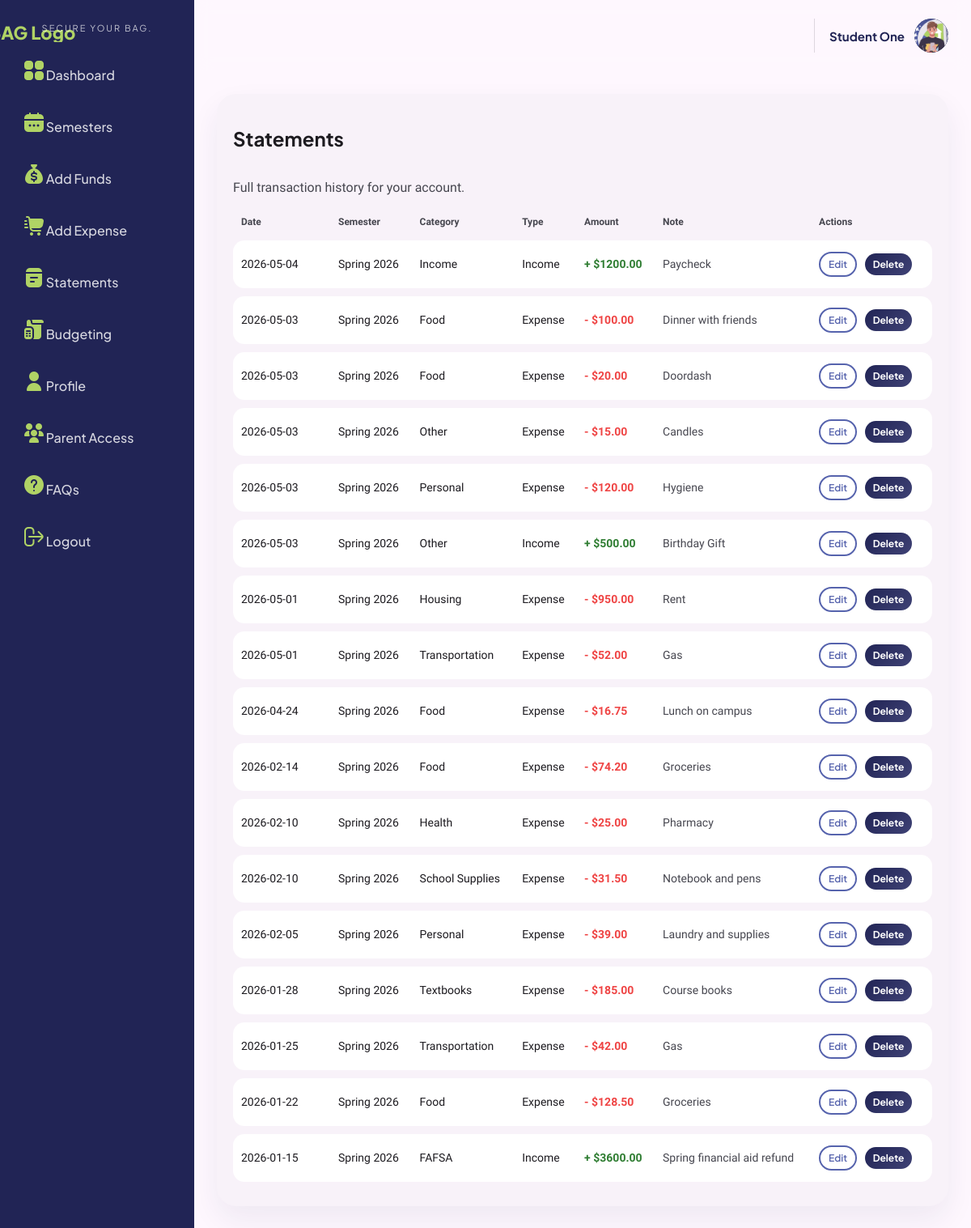
/statements/ (signed in), run on the app's committed database.
### tables this page shows
CREATE TABLE profiles (
  user_id INTEGER PRIMARY KEY,
  display_name TEXT,
  state TEXT,
  school TEXT,
  student_status TEXT,
  major_program TEXT, 
  profile_image TEXT,
  default_semester_weeks INTEGER NOT NULL DEFAULT 16,
  FOREIGN KEY (user_id) REFERENCES users(id) ON DELETE CASCADE
);

CREATE TABLE transactions (
  id INTEGER PRIMARY KEY AUTOINCREMENT,
  user_id INTEGER NOT NULL,
  semester_id INTEGER NOT NULL,
  type TEXT NOT NULL CHECK (type IN ('income','expense')),
  amount_cents INTEGER NOT NULL CHECK (amount_cents >= 0),
  date TEXT NOT NULL,
  category_id INTEGER,
  note TEXT,
  created_at TEXT NOT NULL DEFAULT (datetime('now')),
  FOREIGN KEY (user_id) REFERENCES users(id) ON DELETE CASCADE,
  FOREIGN KEY (semester_id) REFERENCES semesters(id) ON DELETE CASCADE,
  FOREIGN KEY (category_id) REFERENCES categories(id) ON DELETE SET NULL
);

### app/routes/statements.py (the view)
@bp.route("/")
def statements():
    if "user_id" not in session:
        return redirect(url_for("auth.login"))
    db = get_db()
    user_id = session["user_id"]
    transactions = db.execute(
        """
        SELECT
            t.id,
            t.date,
            t.note,
            t.amount_cents,
            'expense' AS entry_type,
            c.name AS category_name,
            s.name AS semester_name
        FROM transactions t
        LEFT JOIN categories c ON t.category_id = c.id
        LEFT JOIN semesters s ON t.semester_id = s.id
        WHERE t.user_id = ?

        UNION ALL

        SELECT
            a.id,
            a.disbursement_date AS date,
            a.label AS note,
            a.amount_cents,
            'income' AS entry_type,
            a.source_type AS category_name,
            s.name AS semester_name
        FROM aid_awards a
        LEFT JOIN semesters s ON a.semester_id = s.id
        WHERE s.user_id = ?

        ORDER BY date DESC
        """,
        (user_id, user_id),
    ).fetchall()
    return render_template("statements.html", transactions=transactions)

### app/db.py (called while the page is built)
def _db_path():
    if getattr(sys, "frozen", False):
        base_dir = os.path.dirname(sys.executable)
        instance = os.path.join(base_dir, "instance")
    else:
        instance = current_app.instance_path
    os.makedirs(instance, exist_ok=True)
    return os.path.join(instance, current_app.config["DATABASE"])

def get_db():
    if "db" not in g:
        g.db = sqlite3.connect(_db_path(), detect_types=sqlite3.PARSE_DECLTYPES)
        g.db.row_factory = sqlite3.Row
        g.db.execute("PRAGMA foreign_keys = ON;")
    return g.db

### app/templates/statements.html
{% extends "base.html" %}
{% block extra_css %}
<link rel="stylesheet" href="{{ url_for('static', filename='css/dashboardstyle.css') }}">
{% endblock %}
{% block content %}
<div class="card">
  <div class="row">
    <h2>Statements</h2>
  </div>
  <p class="muted">
    Full transaction history for your account.
  </p>
  {% if transactions|length == 0 %}
    <p class="muted">No transactions yet.</p>
  {% else %}
    <table class="table">
      <thead>
        <tr>
          <th>Date</th>
          <th>Semester</th>
          <th>Category</th>
          <th>Type</th>
          <th>Amount</th>
          <th>Note</th>
          <th>Actions</th>
        </tr>
      </thead>
      <tbody>
        {% for t in transactions %}
          <tr>
            <td>{{ t.date }}</td>
            <td>{{ t.semester_name or "—" }}</td>
            <td>{{ t.category_name or "—" }}</td>
            <td>
                {{ t.entry_type|capitalize }}
            </td>
            <td class="{% if t.entry_type == 'income' %}amount-positive{% else %}amount-negative{% endif %}">
                 {% if t.entry_type == 'income' %}+{% else %}-{% endif %}
                ${{ "%.2f"|format(t.amount_cents / 100) }}
            </td>
            <td class="muted">{{ t.note or "—" }}</td>
            <td>
  {% if t.entry_type == 'expense' %}
    <a class="btn secondary small" href="{{ url_for('transactions.transaction_edit', transaction_id=t.id) }}">Edit</a>
    <form method="post"
          action="{{ url_for('transactions.transaction_delete', transaction_id=t.id) }}"
          style="display:inline;"
          onsubmit="return confirm('Are you sure you want to delete this expense? This cannot be undone.');">
      <button class="btn danger small" type="submit">Delete</button>
    </form>
  {% else %}
    <a class="btn secondary small" href="{{ url_for('aid.aid_edit', aid_id=t.id) }}">Edit</a>
    <form method="post"
          action="{{ url_for('aid.aid_delete', aid_id=t.id) }}"
          style="display:inline;"
          onsubmit="return confirm('Are you sure you want to delete this funding entry? This cannot be undone.');">
      <button class="btn danger small" type="submit">Delete</button>
    </form>
  {% endif %}
</td>
          </tr>
        {% endfor %}
      </tbody>
    </table>
  {% endif %}
</div>
{% endblock %}

### app/templates/base.html (shortened to what this page needs)
<!doctype html>
<html lang="en">
<head>
  <link rel="stylesheet" href="{{ url_for('static', filename='css/style.css') }}">
  {% block extra_css %}{% endblock %}
</head>
<body>
  <div class="app-shell">
    {% if session.get('user_id') %}
    <aside class="sidebar">
      <div class="sidebar-brand">
        <a href="{{ url_for('home.welcome') }}" class="logo">
          <img src="{{ url_for('static', filename='images/logos/BagLogoNewCorner.png') }}" alt="BAG Logo" class="sidebar-logo">
        </a>
        <div class="sidebar-tagline">SECURE YOUR BAG.</div>
      </div>
      <nav class="sidebar-nav">
  {% if session.get('user_role') == 'student' %}
    <a href="{{ url_for('dashboard.dashboard') }}" class="nav-link">
      <img src="{{ url_for('static', filename='images/icons/dashboardicon.png') }}" class="nav-icon">
      <span>Dashboard</span>
    </a>
    <a href="{{ url_for('semesters.semesters') }}" class="nav-link">
      <img src="{{ url_for('static', filename='images/icons/calendaricon.png') }}" class="nav-icon">
      <span>Semesters</span>
    </a>
    <a href="{{ url_for('aid.aid_new') }}" class="nav-link">
      <img src="{{ url_for('static', filename='images/icons/fundsicon.png') }}" class="nav-icon">
      <span>Add Funds</span>
    </a>
    <a href="{{ url_for('transactions.transaction_new') }}" class="nav-link">
      <img src="{{ url_for('static', filename='images/icons/expenseicon.png') }}" class="nav-icon">
      <span>Add Expense</span>
    </a>
    <a href="{{ url_for('statements.statements') }}" class="nav-link">
      <img src="{{ url_for('static', filename='images/icons/statementsicon.png') }}" class="nav-icon">
      <span>Statements</span>
    </a>
    <a href="{{ url_for('categories.categories') }}" class="nav-link">
      <img src="{{ url_for('static', filename='images/icons/budgetingicon.png') }}" class="nav-icon">
      <span>Budgeting</span>
    </a>
    <a href="{{ url_for('profile.profile') }}" class="nav-link">
      <img src="{{ url_for('static', filename='images/icons/profileicon.png') }}" class="nav-icon">
      <span>Profile</span>
    </a>
    <a href="{{ url_for('parent_access.parent_access') }}" class="nav-link">
      <img src="{{ url_for('static', filename='images/icons/parentaccessicon.png') }}" class="nav-icon">
      <span>Parent Access</span>
    </a>
    <a href="{{ url_for('faqs.faqs') }}" class="nav-link">
      <img src="{{ url_for('static', filename='images/icons/supporticon.png') }}" class="nav-icon">
      <span>FAQs</span>
    </a>
  {% endif %}
  <a href="{{ url_for('auth.logout') }}" class="nav-link">
    <img src="{{ url_for('static', filename='images/icons/logouticon.png') }}" class="nav-icon">
    <span>Logout</span>
  </a>
</nav>
    </aside>
    {% endif %}
    <div class="app-main">
      <header class="topbar">
        {% if session.get('user_id') %}
        <div class="topbar-right">
  <div class="topbar-user">
    <div class="topbar-user-text">
      <div class="topbar-user-name">
        {% if session.get('user_role') == 'parent' %}
          Parent Portal
        {% else %}
          {{ nav_display_name }}
        {% endif %}
      </div>
    </div>
    {% if session.get('user_role') == 'parent' %}
      <div class="topbar-avatar topbar-avatar-image">
        <img src="{{ url_for('static', filename='images/logos/baglogo.png') }}" alt="BAG Logo">
      </div>
    {% elif nav_profile_image %}
      <div class="topbar-avatar topbar-avatar-image">
        <img src="{{ nav_profile_image }}" alt="Profile photo">
      </div>
    {% else %}
      <div class="topbar-avatar">{{ nav_avatar_letter }}</div>
    {% endif %}
  </div>
</div>
{% endif %}
</header>
      <main class="page-content">
        {% block content %}{% endblock %}
      </main>
    </div>
  </div>
</body>
</html>

### app/static/css/style.css (style rules this page uses)
:root { --bg:#fef7fe; --surface:#f8f2f9; --surface-2:#f2ecf3; --surface-3:#e6e1e8; --primary:#212455; --primary-2:#3f4275; --accent:#5663AD; --green:#B0D365; --green-dark:#516e03; --text:#1d1b20; --muted:#46464f; --line:#ddd7df; --danger:#ba1a1a; --radius-sm:12px; --radius-md:16px; --radius-lg:24px; --radius-xl:32px; --pill:999px; --shadow-soft:0 16px 36px rgba(33,36,85,.07); }
* { box-sizing:border-box }
html,body { margin:0; padding:0; background:var(--bg); color:var(--text); font-family:"Work Sans", system-ui, sans-serif; }
body { min-height:100vh; }
h1,h2,h3,h4,h5,h6,.logo,.sidebar-brand,.kpi-value,.btn,.nav-link,.topbar-user-name { font-family:"Plus Jakarta Sans", system-ui, sans-serif; }
a { color:var(--accent); text-decoration:none; }
.app-shell { min-height:100vh; display:flex; }
.sidebar { width:240px; min-height:100vh; background:var(--primary); color:#fff; padding:28px 0; display:flex; flex-direction:column; position:sticky; top:0; }
.sidebar-brand { padding:0 30px 10px; margin-bottom:10px; display:flex; flex-direction:column; align-items:center; }
.logo { color:var(--green); font-size:22px; font-weight:800; line-height:1.1; }
.sidebar-tagline { margin-top:0; color:rgba(255,255,255,.72); font-size:11px; letter-spacing:.18em; text-align:center; }
.sidebar-nav { display:flex; flex-direction:column; gap:8px; padding-right:18px; }
.nav-link { color:rgba(255,255,255,.82); padding:14px 22px 14px 30px; border-radius:0 var(--pill) var(--pill) 0; font-size:16px; font-weight:500; transition:all .18s ease; }
.app-main { flex:1; min-width:0; display:flex; flex-direction:column; }
.sidebar-logo { width:300px; height:auto; display:block; margin:0 auto -60px; }
.logo { text-decoration:none; }
.topbar { height:88px; display:flex; align-items:center; justify-content:space-between; gap:20px; padding:18px 28px; background:rgba(254,247,254,.88); backdrop-filter:blur(10px); position:sticky; top:0; z-index:20; }
.topbar-right { display:flex; align-items:center; gap:18px; margin-left:auto; }
.topbar-user { display:flex; align-items:center; gap:12px; padding-left:18px; border-left:1px solid var(--line); }
.topbar-user-text { display:flex; flex-direction:column; justify-content:center; text-align:right; }
.topbar-user-name { font-weight:700; font-size:15px; color:var(--primary); line-height:1; }
.topbar-avatar { width:42px; height:42px; border-radius:50%; background:var(--primary); color:#fff; display:flex; align-items:center; justify-content:center; font-weight:700; }
.page-content { padding:28px; }
.row { display:flex; align-items:center; justify-content:space-between; gap:12px; flex-wrap:wrap; }
.card { background:var(--surface); border:none; border-radius:var(--radius-lg); padding:20px; box-shadow:var(--shadow-soft); margin-bottom:18px; }
.btn { display:inline-flex; align-items:center; justify-content:center; gap:8px; padding:12px 18px; border-radius:var(--pill); border:none; background:linear-gradient(135deg,var(--primary),var(--primary-2)); color:#fff; font-weight:700; cursor:pointer; box-shadow:none; transition:transform .15s ease, filter .15s ease; }
.btn.secondary { background: transparent; color: var(--accent); border: 2px solid var(--accent); font-weight: 600; padding: 10px 16px; border-radius: var(--pill); transition: all 0.2s ease; }
.muted { color:var(--muted); }
.table { width:100%; border-collapse:separate; border-spacing:0 10px; margin-top:10px; }
.table th { text-align:left; padding:0 10px 6px; color:var(--muted); font-size:12px; font-weight:700; }
.table td { background:#fff; padding:14px 10px; font-size:14px; border:none; }
.table tr td:first-child { border-radius:14px 0 0 14px; }
.table tr td:last-child { border-radius:0 14px 14px 0; }
.topbar-avatar-image { overflow: hidden; padding: 0; }
.topbar-avatar-image img { width: 100%; height: 100%; object-fit: cover; border-radius: 50%; display: block; }

### app/static/css/dashboardstyle.css (style rules this page uses)
.table td, .table th { vertical-align: middle; }
.table td:first-child { white-space: nowrap; width: 120px; }
.table td:last-child { white-space: nowrap; }
.table td form { display: inline; }
.table td .btn { margin-right: 6px; }
.btn.small { padding: 6px 10px; font-size: 12px; }
.table td { padding: 14px 10px; }
.amount-positive { color: #2f7d32; font-weight: 600; }
.amount-negative { color: #ef4444; font-weight: 600; }

### data on the page
profiles: display_name "Student One"
transactions: date "2026-05-03", semester_name "Spring 2026", category_name "Food", entry_type "Expense", t.amount_cents/100 "100.00", note "Dinner with friends"
transactions: date "2026-05-03", semester_name "Spring 2026", category_name "Food", entry_type "Expense", t.amount_cents/100 "20.00", note "Doordash"
transactions: date "2026-05-03", semester_name "Spring 2026", category_name "Other", entry_type "Expense", t.amount_cents/100 "15.00", note "Candles"
transactions: date "2026-05-03", semester_name "Spring 2026", category_name "Personal", entry_type "Expense", t.amount_cents/100 "120.00", note "Hygiene"
transactions: date "2026-05-01", semester_name "Spring 2026", category_name "Housing", entry_type "Expense", t.amount_cents/100 "950.00", note "Rent"
transactions: date "2026-05-01", semester_name "Spring 2026", category_name "Transportation", entry_type "Expense", t.amount_cents/100 "52.00", note "Gas"
transactions: date "2026-04-24", semester_name "Spring 2026", category_name "Food", entry_type "Expense", t.amount_cents/100 "16.75", note "Lunch on campus"
transactions: date "2026-02-14", semester_name "Spring 2026", category_name "Food", entry_type "Expense", t.amount_cents/100 "74.20", note "Groceries"
transactions: date "2026-02-10", semester_name "Spring 2026", category_name "Health", entry_type "Expense", t.amount_cents/100 "25.00", note "Pharmacy"
transactions: date "2026-02-10", semester_name "Spring 2026", category_name "School Supplies", entry_type "Expense", t.amount_cents/100 "31.50", note "Notebook and pens"
transactions: date "2026-02-05", semester_name "Spring 2026", category_name "Personal", entry_type "Expense", t.amount_cents/100 "39.00", note "Laundry and supplies"
transactions: date "2026-01-28", semester_name "Spring 2026", category_name "Textbooks", entry_type "Expense", t.amount_cents/100 "185.00", note "Course books"
transactions: date "2026-01-25", semester_name "Spring 2026", category_name "Transportation", entry_type "Expense", t.amount_cents/100 "42.00", note "Gas"
transactions: date "2026-01-22", semester_name "Spring 2026", category_name "Food", entry_type "Expense", t.amount_cents/100 "128.50", note "Groceries"

### other printed values
{{ t.date }} "2026-05-04" "2026-05-03" "2026-01-15"
{{ t.semester_name or "—" }} "Spring 2026" "Spring 2026" "Spring 2026"
{{ t.category_name or "—" }} "Income" "Other" "FAFSA"
{{ t.entry_type|capitalize }} "Income" "Income" "Income"
{{ "%.2f"|format(t.amount_cents / 100) }} "1200.00" "500.00" "3600.00"
{{ t.note or "—" }} "Paycheck" "Birthday Gift" "Spring financial aid refund"
